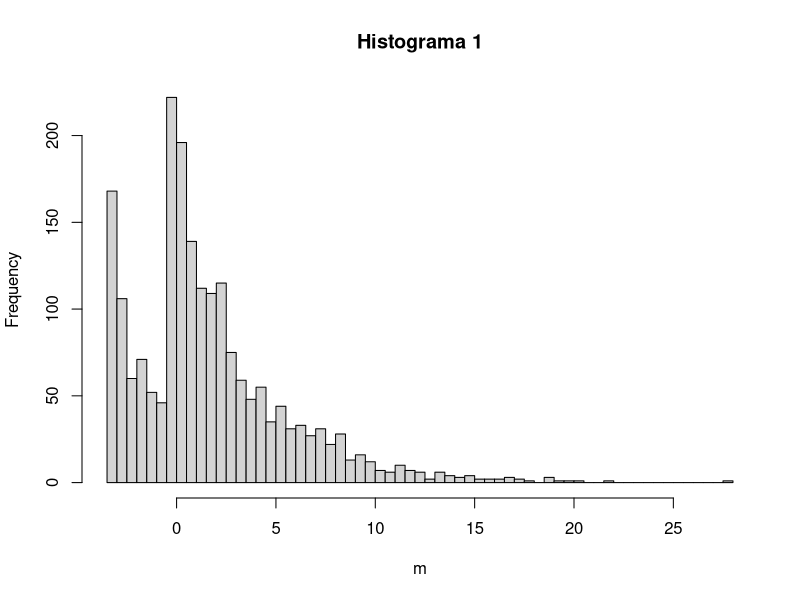
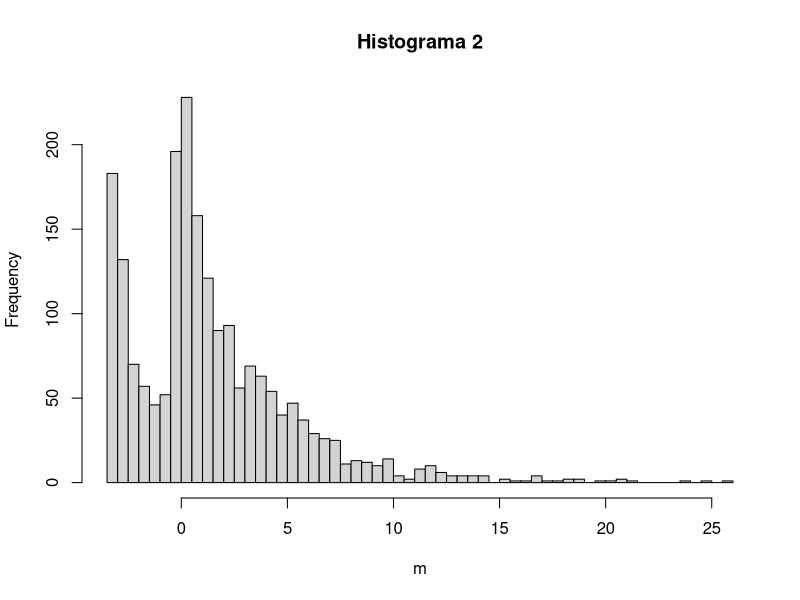
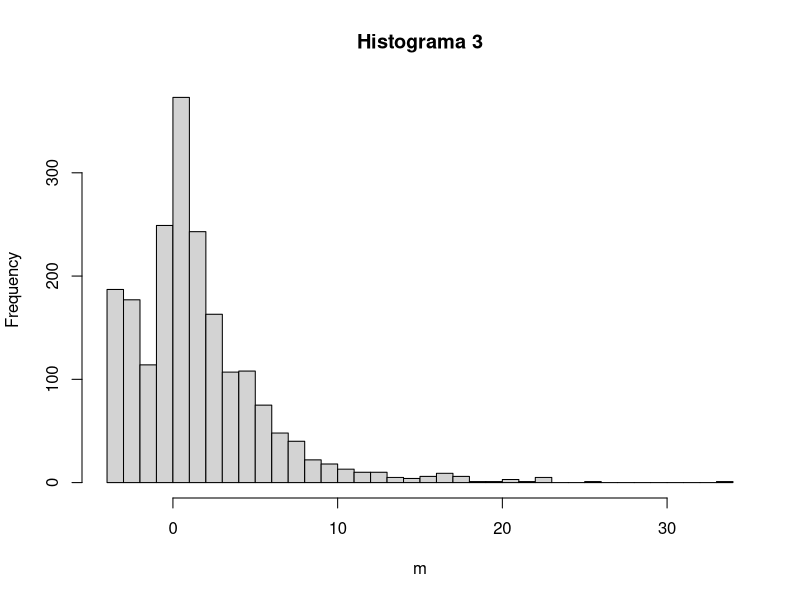
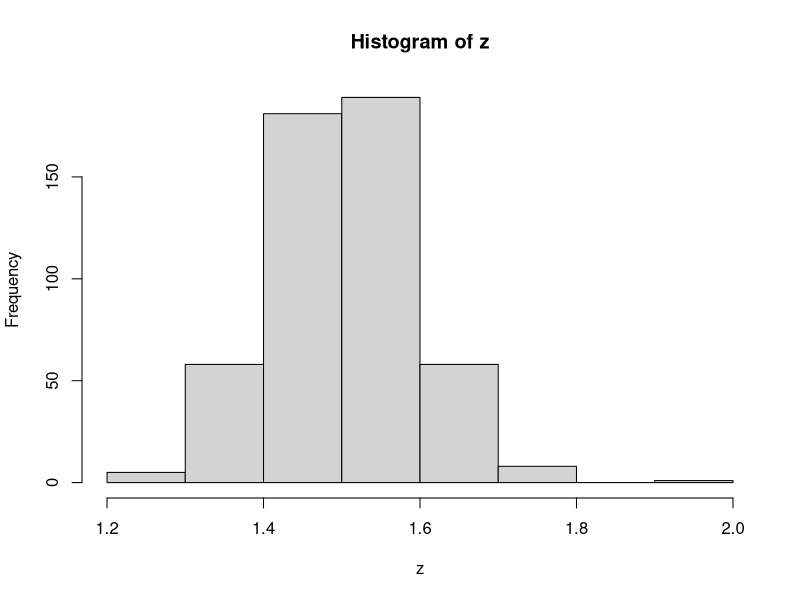

Write the R code that produced these figures, in order.
options(warn = 1)

install.packages("semTools")

library(semTools)
library(MASS)

z = rep(0, 500)

for(i in 1:500){
  m = mvrnonnorm(1000, c(1, 2), matrix(c(10, 2, 2, 5), 2, 2),
                skewness = c(5, 2), kurtosis = c(3, 3))
  
  z[i] = mean(m)
  
  if(i<4){
    hist(m, breaks=50, main=paste0("Histograma ", i))
  }
}

hist(z)
